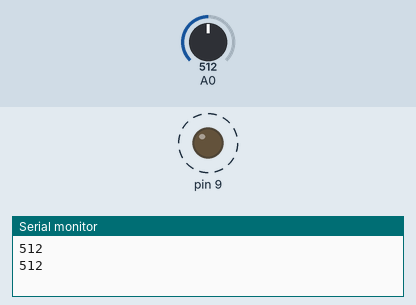
This sketch was run on a simulated Arduino Uno, built with avr-gcc and run on an emulated ATmega328P. On the bench: output pins drawn as LEDs (lit = HIGH), the last lines printed to the serial monitor. Dashed ring = blinking. The inputs (shaded band) are chosen by the test bench; at power-on: A0 = 512.

Above: at 1.8 s.
1.9 s: A0 set to 0
At 2.7 s:
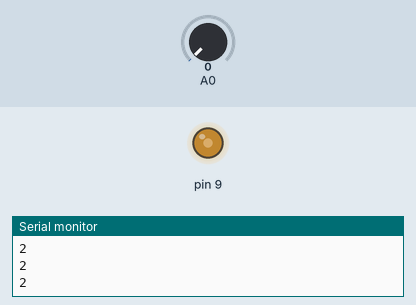
5.4 s: A0 set to 122
At 5.71 s:
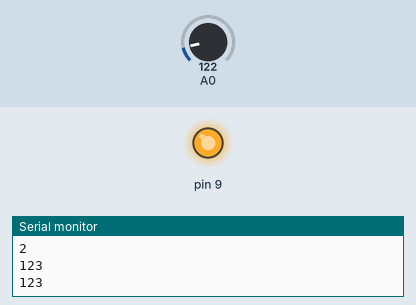
Timing chart, 0 to 14.9 s (numbered marks = the images above; inputs shaded):
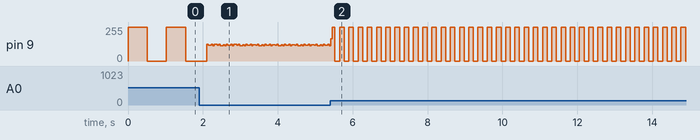

The sketch:

analog_02.ino
```cpp
/* Let's flash a light based on a
 analog read value, based on conecting a pot to
 A0. We can add map() and constrain() to limit values.
 */

int delayValue = 100;


void setup() {
  pinMode(9, OUTPUT);
  pinMode(A0, INPUT);
  Serial.begin(9600);
}

void loop() {
  delayValue = map(analogRead(A0),0,1023,2,1023);
  Serial.println(delayValue);
  digitalWrite(9, HIGH);
  delay(delayValue);
  digitalWrite(9, LOW);
  delay(delayValue);
}
```

Measured:
- by itself, pin 9: moves between 0/255 and 255/255, repeating every 0.49 s
